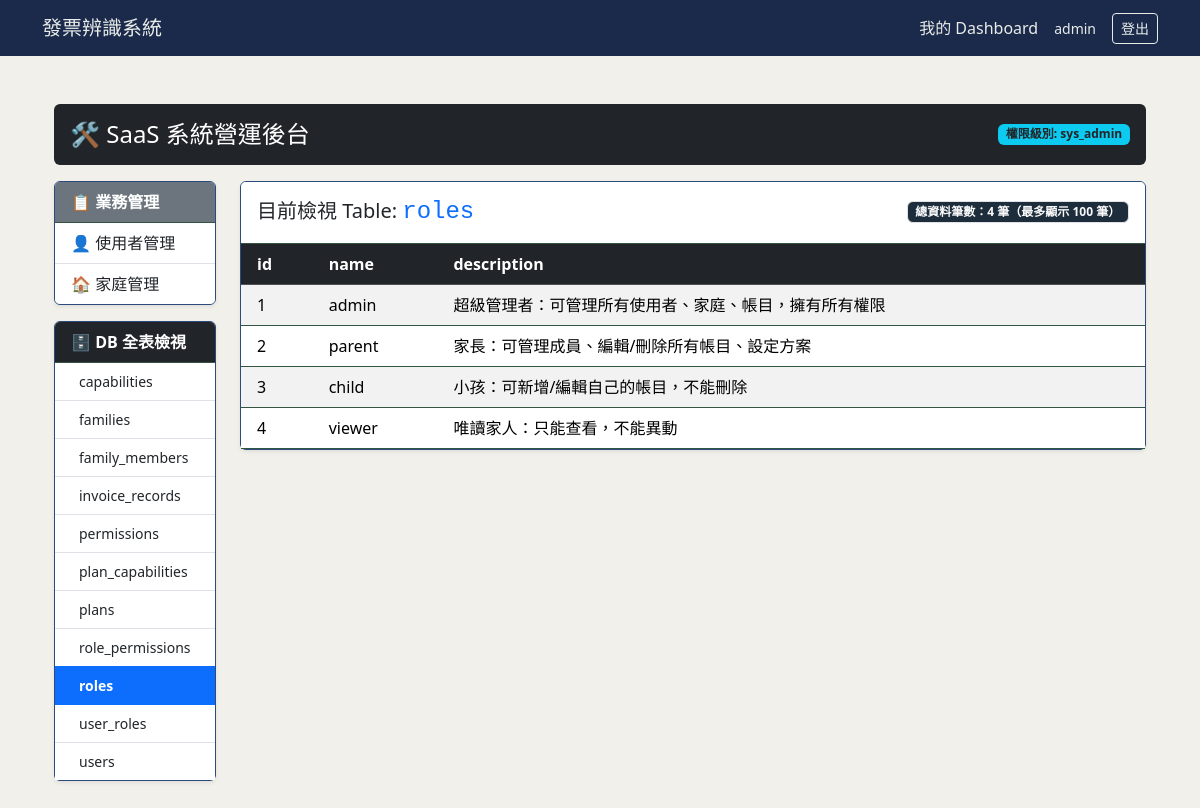
The page /admin/?table=roles (signed in) on the database its author committed.
### database/models/user.py (models this page shows)
class User(UserMixin,TimestampMixin, SoftDeleteMixin, db.Model):
    __tablename__ = 'users'
    id: Mapped[int] = mapped_column(Integer, primary_key=True)
    username: Mapped[str] = mapped_column(String(100), unique=True, nullable=False)
    email: Mapped[str] = mapped_column(String(120), unique=True, nullable=False)
    password_hash: Mapped[str] = mapped_column(String(200), nullable=True)
    google_id: Mapped[str] = mapped_column(String(100), unique=True, nullable=True)
    avatar: Mapped[str] = mapped_column(String(255), nullable=True)
    google_credentials: Mapped[str] = mapped_column(String(2000), nullable=True)
    target_sheet_id: Mapped[str] = mapped_column(String(100), nullable=True)
    invoices: Mapped[list["InvoiceRecord"]] = relationship("InvoiceRecord", backref="owner", lazy=True)
    roles: Mapped[list["Role"]] = relationship("Role", secondary=user_roles, back_populates="users")

### database/models/RBAC/role.py (models this page shows, shortened)
class Role(db.Model):
    __tablename__ = 'roles'
    id = db.Column(db.Integer, primary_key=True)
    name = db.Column(db.String(50), unique=True, nullable=False)   # super_admin / admin / user
    description = db.Column(db.String(255), nullable=True)
    permissions = db.relationship("Permission", secondary=role_permissions, back_populates="roles")
    users = db.relationship("User", secondary=user_roles, back_populates="roles")

### routes/admin_bp.py (the view)
@admin_bp.route("/")
@admin_required
def admin_index():
    inspector = inspect(db.engine)
    table_names = inspector.get_table_names()
    selected_table = request.args.get('table', table_names[0] if table_names else None)
    table_columns = []
    table_rows = []
    total_count = 0
    if selected_table and selected_table in table_names:
        columns_info = inspector.get_columns(selected_table)
        table_columns = [col['name'] for col in columns_info]
        query = text(f'SELECT * FROM "{selected_table}" LIMIT 100')
        result = db.session.execute(query)
        table_rows = [dict(row._mapping) for row in result]
        count_query = text(f'SELECT COUNT(*) FROM "{selected_table}"')
        total_count = db.session.execute(count_query).scalar()
    return render_template(
        'dashboard/admin/index.html',
        table_names=table_names,
        selected_table=selected_table,
        table_columns=table_columns,
        table_rows=table_rows,
        total_count=total_count
    )

### core/login.py (called while the page is built)
@login_manager.user_loader
def load_user(user_id: str):
    return User.query.get(int(user_id))

### templates/dashboard/admin/index.html (shortened to what this page needs)
{% extends "base.html" %}
{% block content %}
<div class="container-fluid py-4">
	<div class="row mb-3">
		{% include "dashboard/admin/_header.html" %}
	</div>
	<div class="row">
		{% include "dashboard/admin/_sidebar.html" %}
		<div class="col-md-9 col-lg-10">
			{% if selected_table %}
			<div class="card shadow-sm">
				<div class="card-header bg-white d-flex justify-content-between align-items-center py-3">
					<h5 class="mb-0">
						目前檢視 Table: <code class="fs-4 text-primary">{{ selected_table }}</code>
					</h5>
					<span class="badge bg-light text-light border">
						總資料筆數：<strong>{{ total_count }}</strong> 筆（最多顯示 100 筆）
					</span>
				</div>
				<div class="card-body p-0">
					<div class="table-responsive" style="max-height: 65vh;">
						<table class="table table-hover table-striped border-0 mb-0 align-middle">
							<thead class="table-dark sticky-top">
								<tr>
								{% for col in table_columns %}
									<th scope="col" class="text-nowrap px-3">{{ col }}</th>
								{% endfor %}
								</tr>
							</thead>
							<tbody>
								{% if table_rows %}
								{% for row in table_rows %}
									<tr>
									{% for col in table_columns %}
										<td class="text-nowrap px-3">
										{% if row[col] is none %}
											<span class="badge bg-secondary opacity-50">NULL</span>
										{% elif row[col] is sameas true %}
											<span class="badge bg-success">TRUE</span>
										{% elif row[col] is sameas false %}
											<span class="badge bg-danger">FALSE</span>
										{% else %}
											{{ row[col] }}
										{% endif %}
										</td>
									{% endfor %}
									</tr>
								{% endfor %}
								{% endif %}
							</tbody>
						</table>
					</div>
				</div>
			</div>
			{% else %}
			<div class="alert alert-warning" role="alert">
				尚未偵測到任何資料庫 Table，請先確認 `database/init_db.py` 是否已正常執行。
			</div>
			{% endif %}
		</div>
	</div>
</div>
{% endblock %}

### templates/base.html (shortened to what this page needs)
<!DOCTYPE html>
<html lang="zh-TW">
<head>
    <link href="https://cdn.jsdelivr.net/npm/bootstrap@5.3.2/dist/css/bootstrap.min.css" rel="stylesheet">
    <link rel="stylesheet" href="{{ url_for('static', filename='css/style.css') }}">
</head>
<body>
    <nav class="navbar">
        <div class="container">
            <a class="navbar-brand" href="{{ url_for('invoice.upload_view') }}">發票辨識系統</a>
            <div class="d-flex align-items-center gap-3">
                {% if current_user.is_authenticated %}
                    <a class="text-decoration-none" href="{{ url_for('dashboard.index') }}">
                        {% if current_user.is_admin %}管理後台{% else %}我的 Dashboard{% endif %}
                    </a>
                    <span class="small">{{ current_user.username }}</span>
                    <a class="btn btn-outline-light btn-sm" href="{{ url_for('auth.logout') }}">登出</a>
                {% else %}
                    <a class="btn btn-outline-light btn-sm" href="{{ url_for('auth.login') }}">登入</a>
                {% endif %}
            </div>
        </div>
    </nav>
    <main class="container py-4">
        {% block content %}{% endblock %}
    </main>
</body>
</html>

### static/css/style.css (style rules this page uses)
body { background-color: #F2F0EB; color: #8CADD3; }
.navbar { background-color: #1B2A4A; }
.navbar .navbar-brand, .navbar a, .navbar span { color: #E8ECE9; }
.navbar .btn-outline-light { color: #E8ECE9; border-color: #E8ECE9; }
.card { background-color: #D3E4F1; border-color: #2A4B7C; }
.card-header { background-color: #0f2a1b; border-bottom-color: #335541; }
.table { color: #e5e7eb; }
.table thead { background-color: #0f2a1a; }
.table tbody tr { border-bottom-color: #335541; }
.bg-light { background-color: #1e2d3b !important; }

### rows shown on the page
User: username "admin"
Role: id "1" "admin" "超級管理者：可管理所有使用者、家庭、帳目，擁有所有權限"
Role: id "2" "parent" "家長：可管理成員、編輯/刪除所有帳目、設定方案"
Role: id "3" "child" "小孩：可新增/編輯自己的帳目，不能刪除"
Role: id "4" "viewer" "唯讀家人：只能查看，不能異動"

### other values the page prints
{{ name }} "capabilities" "families" "family_members" "invoice_records" "permissions" "plan_capabilities" "plans" "role_permissions" "roles" "user_roles" "users"
{{ selected_table }} "roles"
{{ total_count }} "4"
{{ col }} "id" "name" "description"
